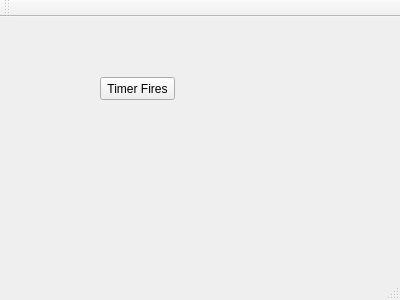
<?xml version="1.0" encoding="UTF-8"?>
<ui version="4.0">
 <class>MainWindow</class>
 <widget class="QMainWindow" name="MainWindow">
  <property name="geometry">
   <rect>
    <x>0</x>
    <y>0</y>
    <width>400</width>
    <height>300</height>
   </rect>
  </property>
  <property name="windowTitle">
   <string>MainWindow</string>
  </property>
  <widget class="QWidget" name="centralWidget">
   <widget class="QPushButton" name="pushButton">
    <property name="geometry">
     <rect>
      <x>100</x>
      <y>60</y>
      <width>75</width>
      <height>23</height>
     </rect>
    </property>
    <property name="text">
     <string>Timer Fires</string>
    </property>
   </widget>
  </widget>
  <widget class="QMenuBar" name="menuBar">
   <property name="geometry">
    <rect>
     <x>0</x>
     <y>0</y>
     <width>400</width>
     <height>21</height>
    </rect>
   </property>
  </widget>
  <widget class="QToolBar" name="mainToolBar">
   <attribute name="toolBarArea">
    <enum>TopToolBarArea</enum>
   </attribute>
   <attribute name="toolBarBreak">
    <bool>false</bool>
   </attribute>
  </widget>
  <widget class="QStatusBar" name="statusBar"/>
 </widget>
 <layoutdefault spacing="6" margin="11"/>
 <resources/>
 <connections/>
</ui>
